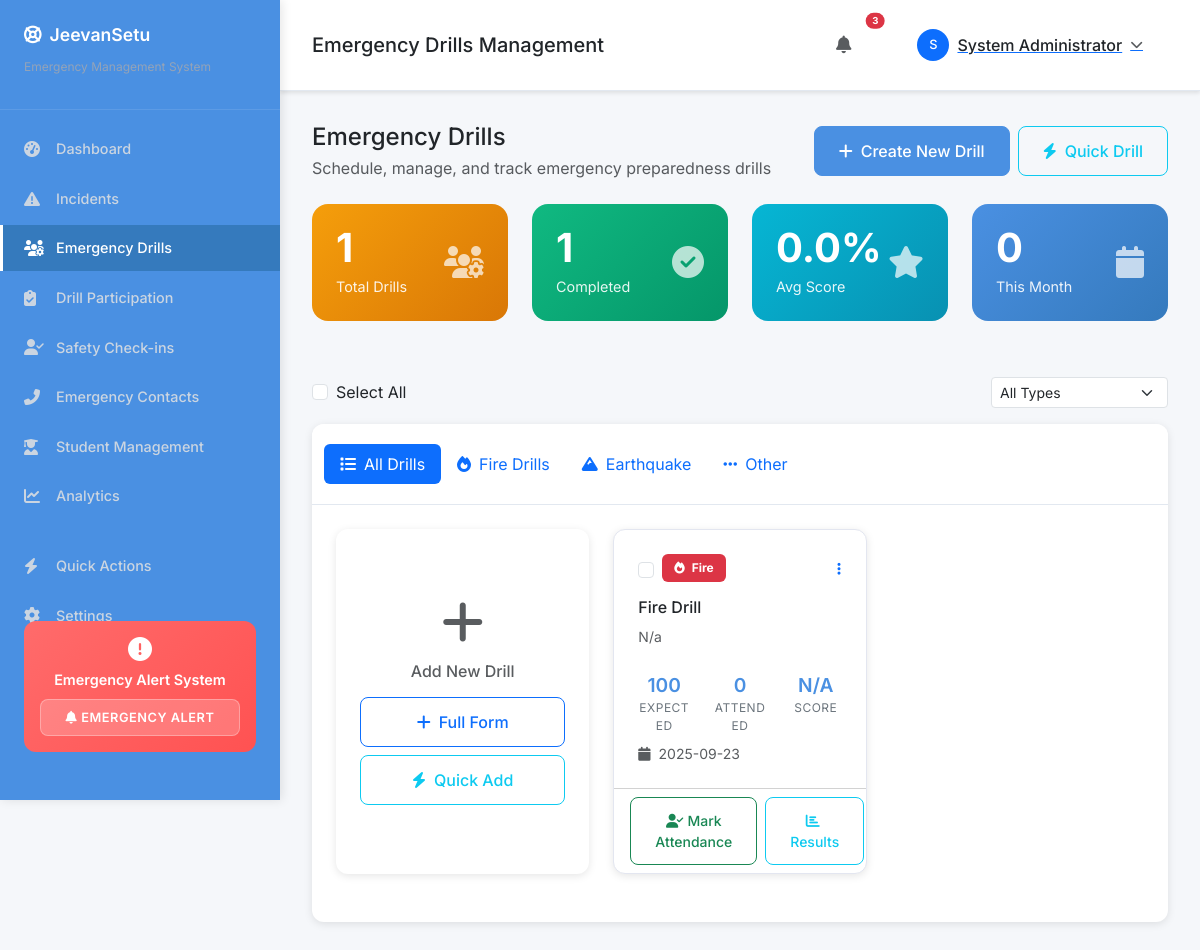
The app's page /drills (signed in), older data.
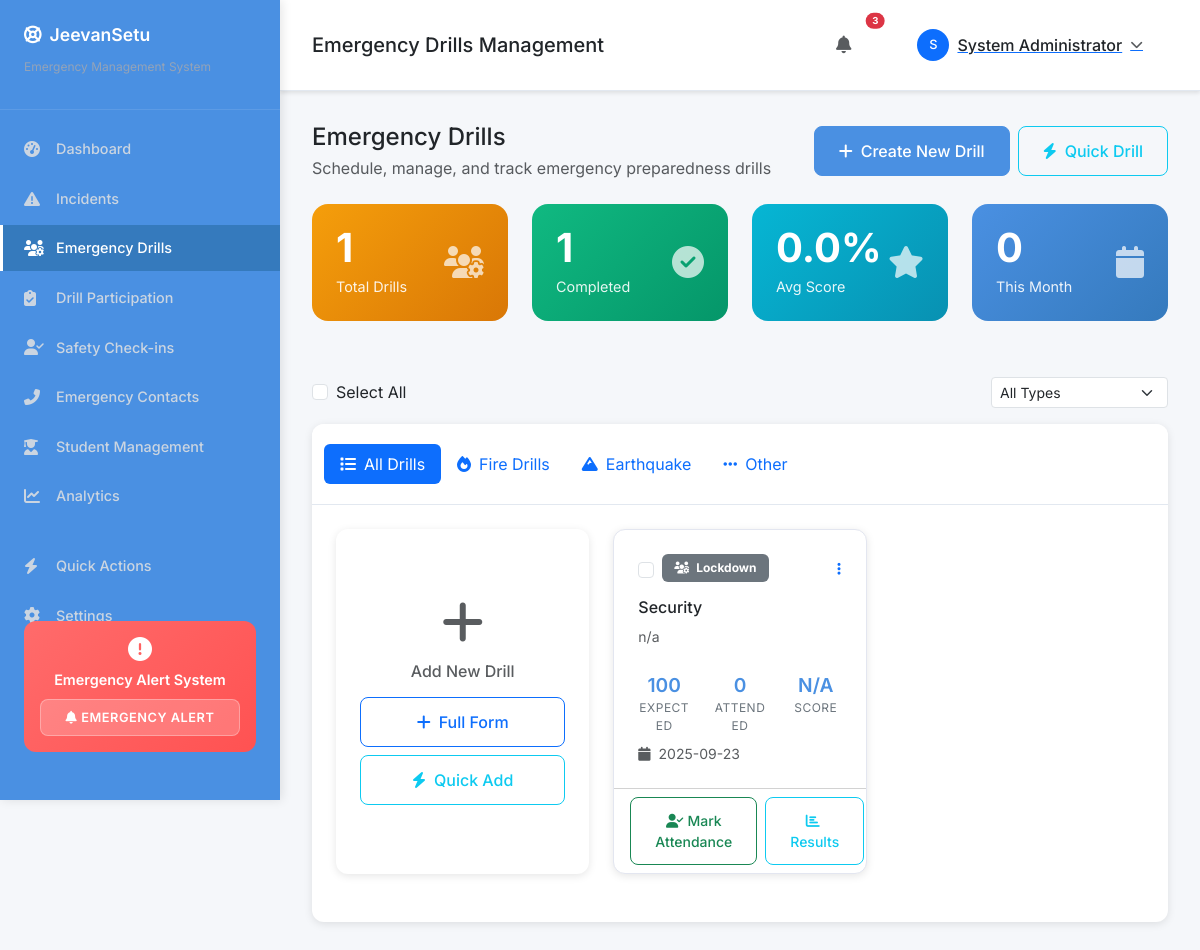
The same page, newer data.
### app.py (models this page shows)
class Drill(db.Model):
    id = db.Column(db.Integer, primary_key=True)
    title = db.Column(db.String(100), nullable=False)
    description = db.Column(db.Text)
    drill_type = db.Column(db.String(50))  # fire, earthquake, flood, evacuation
    file_url = db.Column(db.String(200))
    score = db.Column(db.Float, default=0.0)
    participation_count = db.Column(db.Integer, default=0)
    total_expected = db.Column(db.Integer, default=100)
    conducted_by = db.Column(db.Integer, db.ForeignKey('user.id'))
    created_at = db.Column(db.DateTime, default=datetime.utcnow)
    conductor = db.relationship('User', backref='conducted_drills')

### app.py (the view)
@app.route('/drills')
@login_required
def drills():
    drills = Drill.query.order_by(Drill.created_at.desc()).all()
    return render_template('drills_new.html', drills=drills)

### templates/drills_new.html (shortened to what this page needs)
{% extends "base_new.html" %}
{% block page_title %}Emergency Drills Management{% endblock %}
{% block content %}
<div class="row mb-4">
    <div class="col-12">
        <div class="d-flex justify-content-between align-items-center">
            <div>
                <h4 class="mb-1">Emergency Drills</h4>
                <p class="text-muted mb-0">Schedule, manage, and track emergency preparedness drills</p>
            </div>
            {% if session.get('user_role') in ['admin', 'spoc'] %}
            <div class="d-flex gap-2">
                <a href="{{ url_for('create_drill') }}" class="btn btn-primary">
                    <i class="fas fa-plus me-2"></i>Create New Drill
                </a>
                <button class="btn btn-outline-info" data-bs-toggle="modal" data-bs-target="#quickDrillModal">
                    <i class="fas fa-bolt me-2"></i>Quick Drill
                </button>
            </div>
            {% endif %}
        </div>
    </div>
</div>
<div class="row mb-4">
    <div class="col-xl-3 col-md-6 mb-3">
        <div class="stats-card warning">
            <div class="d-flex justify-content-between align-items-center">
                <div>
                    <div class="stats-number">{{ drills|length }}</div>
                    <div class="stats-label">Total Drills</div>
                </div>
                <div>
                    <i class="fas fa-users-cog" style="font-size: 2rem; opacity: 0.7;"></i>
                </div>
            </div>
        </div>
    </div>
    <div class="col-xl-3 col-md-6 mb-3">
        <div class="stats-card success">
            <div class="d-flex justify-content-between align-items-center">
                <div>
                    <div class="stats-number">{{ drills|selectattr('score', 'defined')|list|length }}</div>
                    <div class="stats-label">Completed</div>
                </div>
                <div>
                    <i class="fas fa-check-circle" style="font-size: 2rem; opacity: 0.7;"></i>
                </div>
            </div>
        </div>
    </div>
    <div class="col-xl-3 col-md-6 mb-3">
        <div class="stats-card info">
            <div class="d-flex justify-content-between align-items-center">
                <div>
                    <div class="stats-number">
                        {% set completed_drills = drills|selectattr('score', 'defined')|list %}
                        {% if completed_drills %}
                            {{ "%.1f"|format((completed_drills|sum(attribute='score'))/completed_drills|length) }}%
                        {% else %}
                            0%
                        {% endif %}
                    </div>
                    <div class="stats-label">Avg Score</div>
                </div>
                <div>
                    <i class="fas fa-star" style="font-size: 2rem; opacity: 0.7;"></i>
                </div>
            </div>
        </div>
    </div>
    <div class="col-xl-3 col-md-6 mb-3">
        <div class="stats-card">
            <div class="d-flex justify-content-between align-items-center">
                <div>
                    <div class="stats-number">{{ drills|selectattr('created_at')|selectattr('created_at', 'gt', (moment().subtract(30, 'days') if moment else ''))|list|length if moment else 0 }}</div>
                    <div class="stats-label">This Month</div>
                </div>
                <div>
                    <i class="fas fa-calendar" style="font-size: 2rem; opacity: 0.7;"></i>
                </div>
            </div>
        </div>
    </div>
</div>
{% if drills %}
<div class="row mb-3">
    <div class="col-12">
        <div class="d-flex justify-content-between align-items-center">
            <div class="d-flex align-items-center gap-3">
                <div class="form-check">
                    <input class="form-check-input" type="checkbox" id="selectAllDrills" onchange="toggleAllDrills()">
                    <label class="form-check-label" for="selectAllDrills">
                        Select All
                    </label>
                </div>
            </div>
            <div class="drill-filters">
                <select class="form-select form-select-sm" id="drillTypeFilter" onchange="filterDrills()">
                    <option value="">All Types</option>
                </select>
            </div>
        </div>
    </div>
</div>
{% endif %}
<div class="row">
    <div class="col-12">
        <div class="card">
            <div class="card-header">
                <ul class="nav nav-pills card-header-pills" id="drill-tabs" role="tablist">
                    <li class="nav-item" role="presentation">
                        <button class="nav-link active" id="all-drills-tab" data-bs-toggle="pill" data-bs-target="#all-drills" type="button">
                            <i class="fas fa-list me-2"></i>All Drills
                        </button>
                    </li>
                    <li class="nav-item" role="presentation">
                        <button class="nav-link" id="fire-drills-tab" data-bs-toggle="pill" data-bs-target="#fire-drills" type="button">
                            <i class="fas fa-fire me-2"></i>Fire Drills
                        </button>
                    </li>
                    <li class="nav-item" role="presentation">
                        <button class="nav-link" id="earthquake-drills-tab" data-bs-toggle="pill" data-bs-target="#earthquake-drills" type="button">
                            <i class="fas fa-mountain me-2"></i>Earthquake
                        </button>
                    </li>
                    <li class="nav-item" role="presentation">
                        <button class="nav-link" id="other-drills-tab" data-bs-toggle="pill" data-bs-target="#other-drills" type="button">
                            <i class="fas fa-ellipsis-h me-2"></i>Other
                        </button>
                    </li>
                </ul>
            </div>
            <div class="card-body">
                <div class="tab-content" id="drill-content">
                    <div class="tab-pane fade show active" id="all-drills" role="tabpanel">
                        {% if drills %}
                        <div class="row">
                            {% if session.get('user_role') in ['admin', 'spoc'] %}
                            <div class="col-lg-6 col-xl-4 mb-4">
                                <div class="card h-100 border-2 border-dashed" style="border-color: #dee2e6 !important;">
                                    <div class="card-body d-flex flex-column justify-content-center align-items-center text-center">
                                        <i class="fas fa-plus fa-3x text-muted mb-3"></i>
                                        <h6 class="text-muted mb-3">Add New Drill</h6>
                                        <div class="d-grid gap-2 w-100">
                                            <a href="{{ url_for('create_drill') }}" class="btn btn-outline-primary">
                                                <i class="fas fa-plus me-2"></i>Full Form
                                            </a>
                                            <button class="btn btn-outline-info" data-bs-toggle="modal" data-bs-target="#quickDrillModal">
                                                <i class="fas fa-bolt me-2"></i>Quick Add
                                            </button>
                                        </div>
                                    </div>
                                </div>
                            </div>
                            {% endif %}
                            {% for drill in drills %}
                            <div class="col-lg-6 col-xl-4 mb-4">
                                <div class="card h-100 drill-card" data-drill-type="{{ drill.drill_type }}">
                                    <div class="card-body">
                                        <div class="d-flex justify-content-between align-items-start mb-3">
                                            <div class="d-flex align-items-center gap-2">
                                                <input class="form-check-input drill-checkbox" type="checkbox" value="{{ drill.id }}" onchange="updateBulkActions()">
                                                <div class="drill-type-badge">
                                                    <span class="badge bg-{% if drill.drill_type == 'fire' %}danger{% elif drill.drill_type == 'earthquake' %}warning{% elif drill.drill_type == 'flood' %}info{% else %}secondary{% endif %}">
                                                        <i class="fas fa-{% if drill.drill_type == 'fire' %}fire{% elif drill.drill_type == 'earthquake' %}mountain{% elif drill.drill_type == 'flood' %}water{% else %}users-cog{% endif %} me-1"></i>
                                                        {{ drill.drill_type.title() }}
                                                    </span>
                                                </div>
                                            </div>
                                            <div class="dropdown">
                                                <button class="btn btn-link btn-sm p-0" data-bs-toggle="dropdown">
                                                    <i class="fas fa-ellipsis-v"></i>
                                                </button>
                                            </div>
                                        </div>
                                        <h6 class="card-title">{{ drill.title }}</h6>
                                        <p class="card-text text-muted small">{{ drill.description[:100] }}{% if drill.description|length > 100 %}...{% endif %}</p>
                                        <div class="drill-stats">
                                            <div class="row text-center">
                                                <div class="col-4">
                                                    <div class="stat-item">
                                                        <div class="stat-number">{{ drill.total_expected }}</div>
                                                        <div class="stat-label">Expected</div>
                                                    </div>
                                                </div>
                                                <div class="col-4">
                                                    <div class="stat-item">
                                                        <div class="stat-number">{{ drill.participants_count or 0 }}</div>
                                                        <div class="stat-label">Attended</div>
                                                    </div>
                                                </div>
                                                <div class="col-4">
                                                    <div class="stat-item">
                                                        <div class="stat-number">{{ drill.score or 'N/A' }}{% if drill.score %}%{% endif %}</div>
                                                        <div class="stat-label">Score</div>
                                                    </div>
                                                </div>
                                            </div>
                                        </div>
                                        <div class="d-flex justify-content-between align-items-center">
                                            <small class="text-muted">
                                                <i class="fas fa-calendar me-1"></i>
                                                {{ drill.created_at.strftime('%Y-%m-%d') }}
                                            </small>
                                        </div>
                                    </div>
                                    <div class="card-footer bg-transparent">
                                        <div class="d-grid gap-2 d-md-flex">
                                            <button class="btn btn-outline-success btn-sm flex-fill" onclick="markAttendance({{ drill.id }})">
                                                <i class="fas fa-user-check me-1"></i>Mark Attendance
                                            </button>
                                            <button class="btn btn-outline-info btn-sm flex-fill" onclick="viewResults({{ drill.id }})">
                                                <i class="fas fa-chart-bar me-1"></i>Results
                                            </button>
                                        </div>
                                    </div>
                                </div>
                            </div>
                            {% endfor %}
                        </div>
                        {% endif %}
                    </div>
                </div>
            </div>
        </div>
    </div>
</div>
{% endblock %}

Row changes from the older to the newer data that the page shows:
removed Drill: drill_type "Fire", title "Fire Drill", description "N/a", total_expected "100", participation_count "0", score "N/A", created_at "2025-09-23"
added Drill: drill_type "Lockdown", title "Security", description "n/a", total_expected "100", participation_count "0", score "N/A", created_at "2025-09-23"
